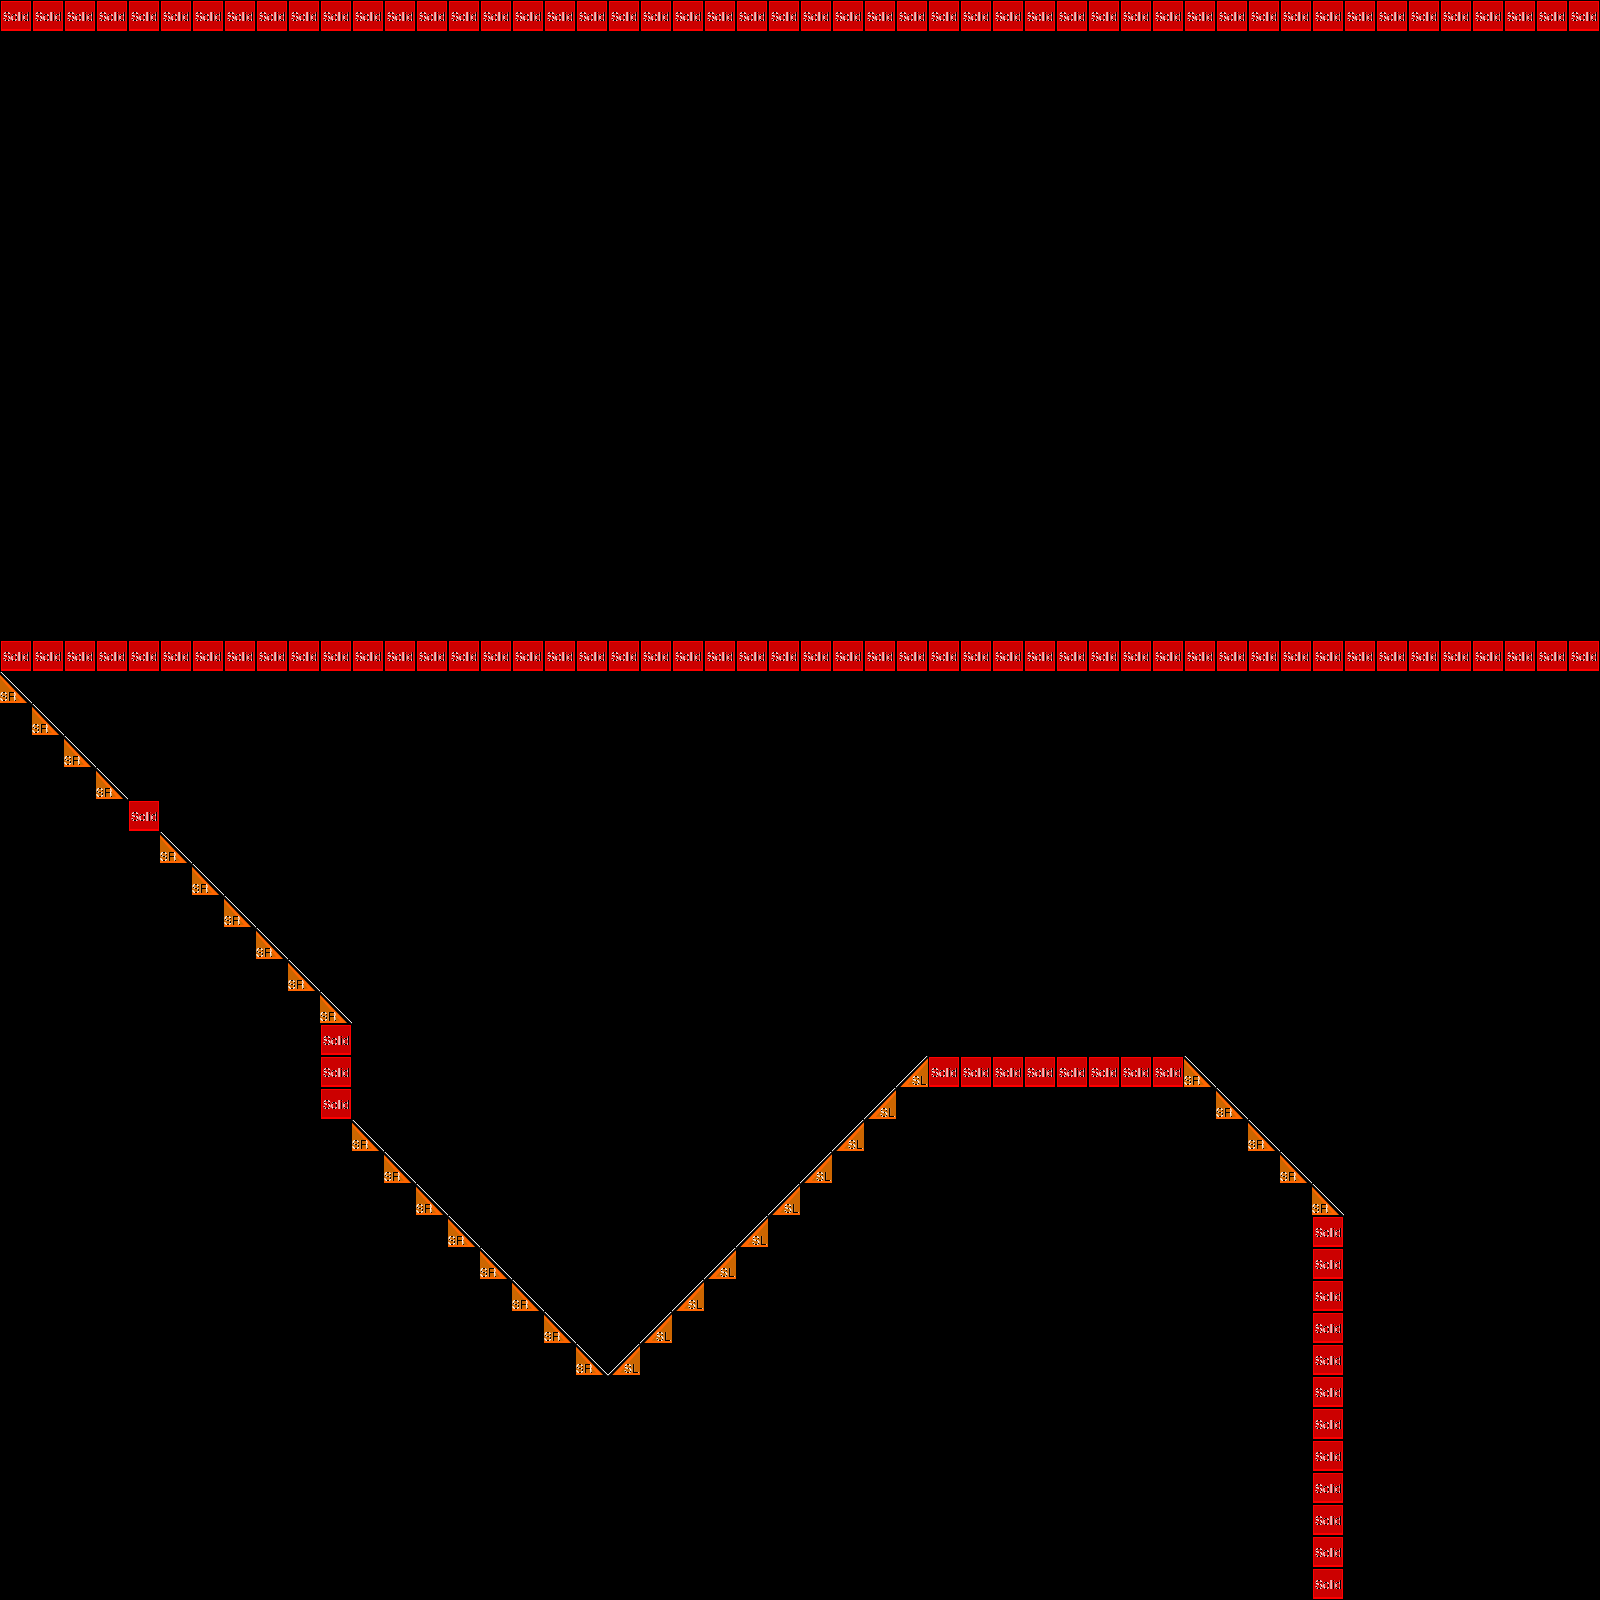

Rendered tile map (Tiled .tmx) drawn with the repository's tilesets; below, a short description and the map source with its tile grids summarised:
An orthogonal 50x50 tile map with 32x32 px tiles, 2 tile layers (foreground, collision), 1 hidden layer not drawn, 2 tilesets and 2 objects (mainPlayer, Storage).

<map version="1.0" orientation="orthogonal" width="50" height="50" tilewidth="32" tileheight="32">
 <properties>
  <property name="background_color" value="#FFFFFF" />
 </properties>
 <tileset firstgid="1" name="Terrain" tilewidth="32" tileheight="32">
  <image source="tilesets/terrain.png" trans="ffffff" width="100" height="100" />
 </tileset>
 <tileset firstgid="10" name="metatiles32x32" tilewidth="32" tileheight="32">
  <image source="tilesets/metatiles32x32.png" trans="ffffff" width="160" height="32" />
  <tile id="0">
   <properties>
    <property name="type" value="solid" />
   </properties>
  </tile>
  <tile id="1">
   <properties>
    <property name="type" value="solid" />
   </properties>
  </tile>
  <tile id="2">
   <properties>
    <property name="type" value="lslope" />
   </properties>
  </tile>
  <tile id="3">
   <properties>
    <property name="type" value="rslope" />
   </properties>
  </tile>
  <tile id="4">
   <properties>
    <property name="type" value="solid" />
   </properties>
  </tile>
 </tileset>
 <layer name="background" width="50" height="50" visible="0">
  <data>[2500 cells, 0 non-empty, 0 distinct tile ids]</data>
 </layer>
 <objectgroup name="StartEntities" width="50" height="50">
  <object name="mainPlayer" x="1040" y="1022" width="32" height="32">
   <properties>
    <property name="image" value="plane" />
    <property name="spritewidth" value="55" />
   </properties>
  </object>
  <object name="Storage" x="129" y="764" width="29" height="34">
   <properties>
    <property name="sprite" value="bldg_storage" />
    <property name="spritewidth" value="32" />
   </properties>
  </object>
 </objectgroup>
 <layer name="foreground" width="50" height="50">
  <data>[2500 cells, 792 non-empty, 3 distinct tile ids]</data>
 </layer>
 <layer name="collision" width="50" height="50">
  <data>[2500 cells, 157 non-empty, 3 distinct tile ids]</data>
 </layer>
</map>
